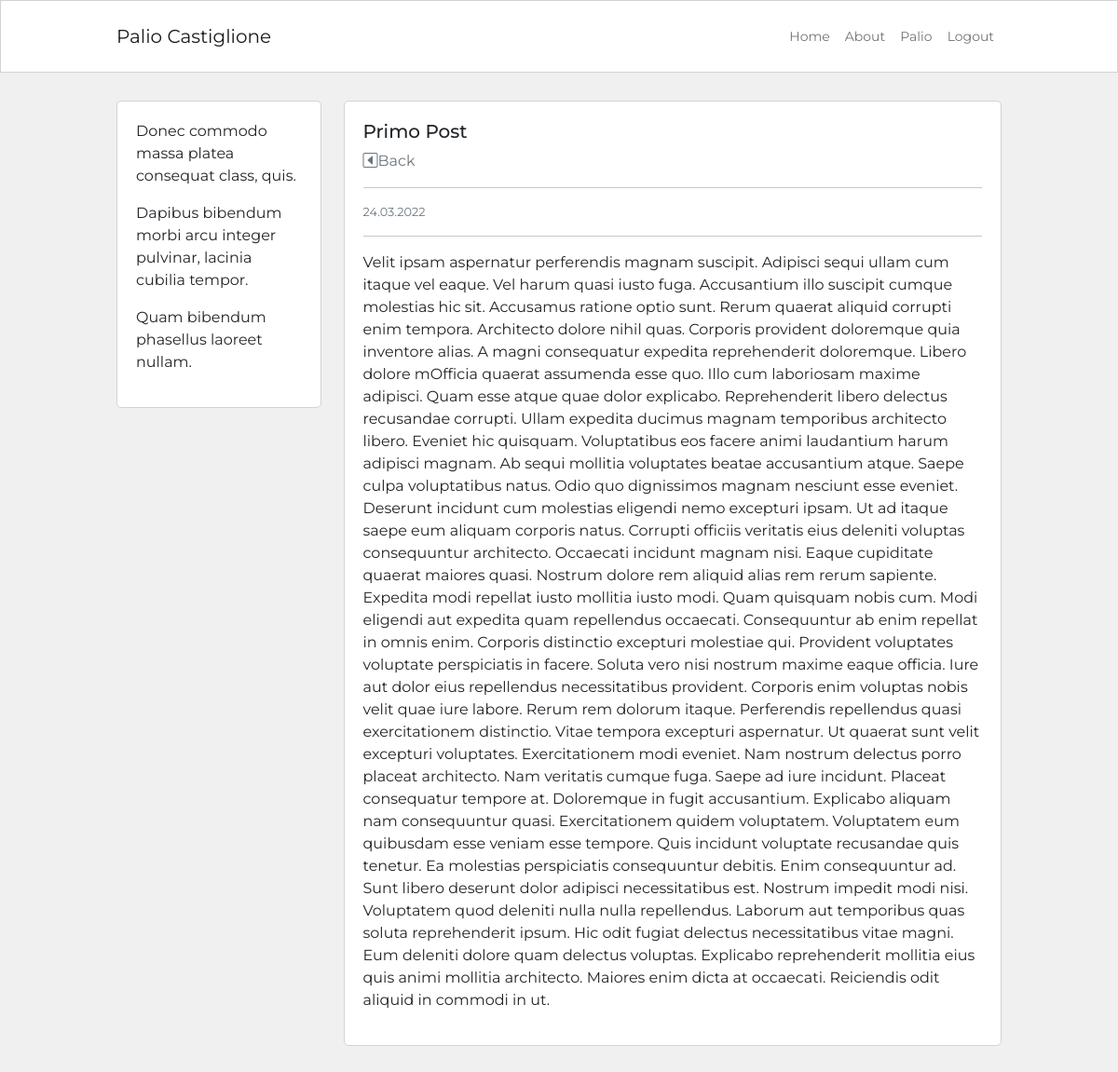
The app's page /post/1 (signed in) with its own data.
### blog/models.py (models this page shows, shortened)
class Post (db.Model):
    id = db.Column(db.Integer, primary_key=True)
    user_id = db.Column(db.Integer, db.ForeignKey('user.id'), nullable=False)
    created_at = db.Column(db.DateTime, default=datetime.now)
    title = db.Column(db.String(120), nullable=False)
    description = db.Column(db.String(240))
    body = db.Column(db.Text(), nullable=False)

### blog/routes.py (the view)
@app.route ("/post/<int:post_id>")
def post_dettaglio (post_id):
    post= Post.query.get_or_404 (post_id)
    return render_template ('post_dettaglio.html', post= post)

### blog/models.py (called while the page is built)
@login_manager.user_loader
def load_user(id):
    return User.query.get(int(id))

### blog/templates/post_dettaglio.html (shortened to what this page needs)
{% extends 'base.html' %}
{% block content %}
<div class="container content-container">
    <div class="row no-gutters">
        <div class="col-md-9 order-md-2">
            <div class="single-post-home">
                <h5>{{post.title}}</h5> <a class="link-secondary text-end" href= "{{url_for ('homepage')}}"> <i class="bi bi-caret-left-square"></i>Back</a>
                <hr>
                <p class="p-small-two text-muted">{{post.created_at.strftime('%d.%m.%Y') }}</p>
                <hr>
                <p>{{post.body}}</p>
            </div>
        </div>
        <div class="col-md-3 order-md-1">
            {% include 'about_snippet.html' %}
        </div>
    </div>
</div>
{% endblock %}

### blog/static/blog.css (style rules this page uses)
body { font-family: Montserrat; background-color: #f0f0f0; }
a { text-decoration: none; }
.content-container { max-width: 950px; margin-top: 30px; margin-bottom: 30px; padding: 0px; }
.single-post-home { background-color: #fff; border: 1px solid #d3d3d3; border-radius: 5px; padding: 20px; margin-bottom: 30px; }
.p-small-two { font-size: 0.800rem; }

### records on screen
Post: title "Primo Post", created_at "24.03.2022", body "Velit ipsam aspernatur perferendis magnam suscipit. Adipisci sequi ullam cum itaque vel eaque. Vel harum quasi iusto fuga. Accusantium illo suscipit cumque molestias hic sit. Accusamus ratione optio sunt. Rerum quaerat aliquid corrupti enim tempora. Architecto dolore nihil quas. Corporis provident doloremque quia inventore alias. A magni consequatur expedita reprehenderit doloremque. Libero dolore mOfficia quaerat assumenda esse quo. Illo cum laboriosam maxime adipisci. Quam esse atque quae dolor explicabo. Reprehenderit libero delectus recusandae corrupti. Ullam expedita ducimus magnam temporibus architecto libero. Eveniet hic quisquam. Voluptatibus eos facere animi laudantium harum…"

### other values on screen
{{ lipsum(n=3, min=5, max=10) }} "Donec commodo massa platea consequat class, quis. Dapibus bibendum morbi arcu integer pulvinar, lacinia cubilia tempor. Quam bibendum phasellus laoreet nullam."
